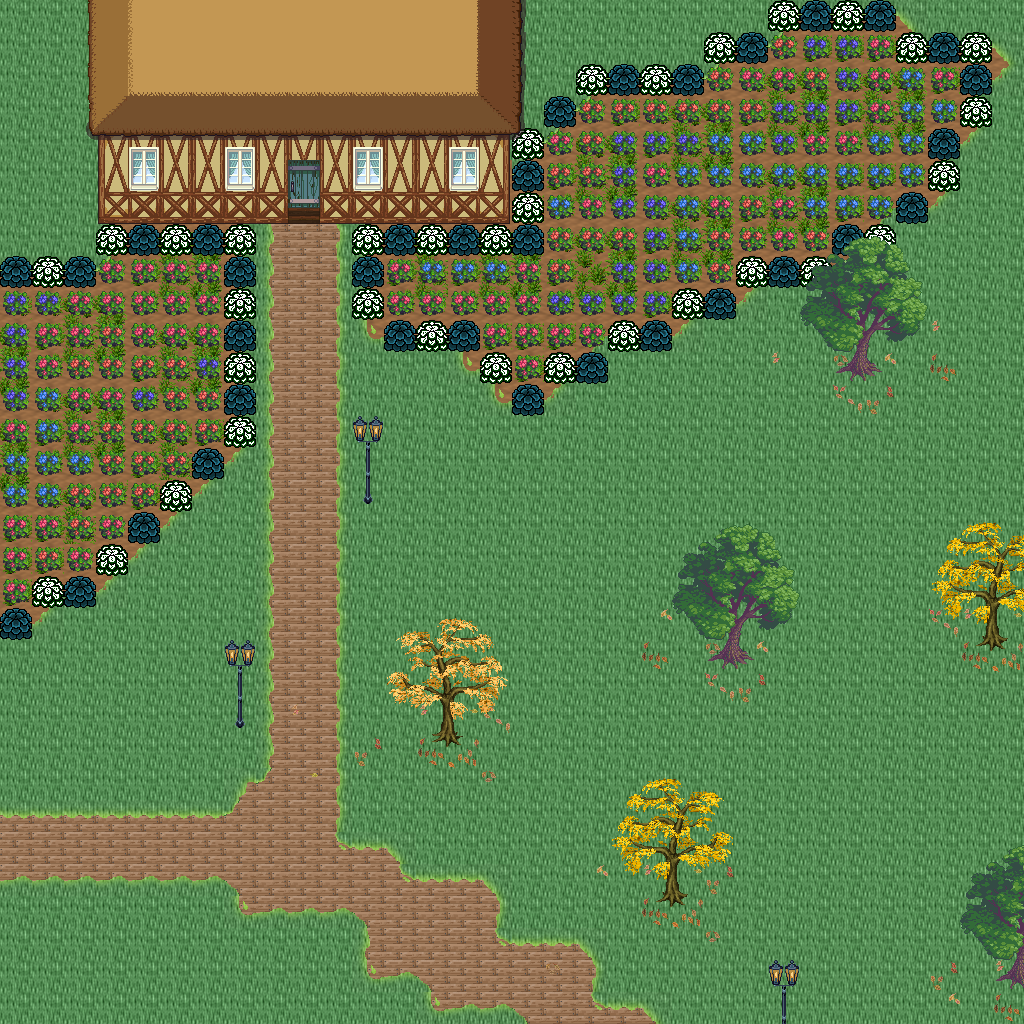

A 2D game scene composited from a Tiled map and its tileset images. What follows is a short description and the map's XML, with each tile layer's data collapsed to a summary:
An orthogonal 32x32 tile map with 32x32 px tiles, 5 tile layers (Ground, Objects, Objects2, Above, ...), 1 hidden layer not drawn, 45 tilesets.

<map version="1.10" tiledversion="1.11.0" orientation="orthogonal" renderorder="right-down" width="32" height="32" tilewidth="32" tileheight="32" infinite="0" nextlayerid="11" nextobjectid="1">
 <tileset firstgid="1" name="logic_collision" tilewidth="32" tileheight="32" tilecount="1" columns="1">
  <image source="../drawable/logic_collision.png" width="32" height="32" />
 </tileset>
 <tileset firstgid="2" name="ground_ground" tilewidth="32" tileheight="32" tilecount="33" columns="3">
  <image source="../drawable/ground_ground.png" width="96" height="352" />
 </tileset>
 <tileset firstgid="35" name="building_castle" tilewidth="32" tileheight="32" tilecount="320" columns="20">
  <image source="../drawable/building_castle.png" width="640" height="512" />
 </tileset>
 <tileset firstgid="355" name="item_weapon_cannon" tilewidth="32" tileheight="32" tilecount="12" columns="3">
  <image source="../drawable/item_weapon_cannon.png" width="96" height="128" />
 </tileset>
 <tileset firstgid="367" name="item_pot_barrels_1" tilewidth="32" tileheight="32" tilecount="8" columns="4">
  <image source="../drawable/item_pot_barrels_1.png" width="128" height="64" />
 </tileset>
 <tileset firstgid="375" name="ground_grass_edges" tilewidth="32" tileheight="32" tilecount="36" columns="12">
  <image source="../drawable/ground_grass_edges.png" width="384" height="96" />
 </tileset>
 <tileset firstgid="411" name="ground_grass_corners" tilewidth="32" tileheight="32" tilecount="24" columns="6">
  <image source="../drawable/ground_grass_corners.png" width="192" height="128" />
 </tileset>
 <tileset firstgid="435" name="plant_vine" tilewidth="32" tileheight="32" tilecount="3" columns="1">
  <image source="../drawable/plant_vine.png" width="32" height="96" />
 </tileset>
 <tileset firstgid="438" name="ground_water_pool" tilewidth="32" tileheight="32" tilecount="72" columns="3">
  <image source="../drawable/ground_water_pool.png" width="96" height="768" />
 </tileset>
 <tileset firstgid="510" name="ground_earth_edges" tilewidth="32" tileheight="32" tilecount="18" columns="6">
  <image source="../drawable/ground_earth_edges.png" width="192" height="96" />
 </tileset>
 <tileset firstgid="528" name="building_decoration_chimney" tilewidth="32" tileheight="32" tilecount="2" columns="1">
  <image source="../drawable/building_decoration_chimney.png" width="32" height="64" />
 </tileset>
 <tileset firstgid="530" name="building_decoration_chimney_big" tilewidth="32" tileheight="32" tilecount="2" columns="1">
  <image source="../drawable/building_decoration_chimney_big.png" width="32" height="64" />
 </tileset>
 <tileset firstgid="532" name="plant_tree_fall_trees" tilewidth="32" tileheight="32" tilecount="40" columns="8">
  <image source="../drawable/plant_tree_fall_trees.png" width="256" height="160" />
 </tileset>
 <tileset firstgid="572" name="plant_tree_chestnut_tree" tilewidth="32" tileheight="32" tilecount="20" columns="4">
  <image source="../drawable/plant_tree_chestnut_tree.png" width="128" height="160" />
 </tileset>
 <tileset firstgid="592" name="plant_bush_hedge" tilewidth="32" tileheight="32" tilecount="35" columns="5">
  <image source="../drawable/plant_bush_hedge.png" width="160" height="224" />
 </tileset>
 <tileset firstgid="627" name="item_statue_gazingball_statue" tilewidth="32" tileheight="32" tilecount="12" columns="3">
  <image source="../drawable/item_statue_gazingball_statue.png" width="96" height="128" />
 </tileset>
 <tileset firstgid="639" name="plant_flower_red_blue_clusters" tilewidth="32" tileheight="32" tilecount="4" columns="1">
  <image source="../drawable/plant_flower_red_blue_clusters.png" width="32" height="128" />
 </tileset>
 <tileset firstgid="643" name="ground_cobbled_paving" tilewidth="32" tileheight="32" tilecount="1" columns="1">
  <image source="../drawable/ground_cobbled_paving.png" width="32" height="32" />
 </tileset>
 <tileset firstgid="644" name="furniture_light_lamp_blue" tilewidth="32" tileheight="32" tilecount="3" columns="1">
  <image source="../drawable/furniture_light_lamp_blue.png" width="32" height="96" />
 </tileset>
 <tileset firstgid="647" name="light_dim_light_7x5" tilewidth="32" tileheight="32" tilecount="35" columns="7">
  <image source="../drawable/light_dim_light_7x5.png" width="224" height="160" />
 </tileset>
 <tileset firstgid="682" name="light_light_5x5" tilewidth="32" tileheight="32" tilecount="25" columns="5">
  <image source="../drawable/light_light_5x5.png" width="160" height="160" />
 </tileset>
 <tileset firstgid="707" name="plant_leaves" tilewidth="32" tileheight="32" tilecount="8" columns="4">
  <image source="../drawable/plant_leaves.png" width="128" height="64" />
 </tileset>
 <tileset firstgid="715" name="plant_flower_flowers_mixed" tilewidth="32" tileheight="32" tilecount="16" columns="4">
  <image source="../drawable/plant_flower_flowers_mixed.png" width="128" height="128" />
 </tileset>
 <tileset firstgid="731" name="plant_bush_large_green" tilewidth="32" tileheight="32" tilecount="9" columns="3">
  <image source="../drawable/plant_bush_large_green.png" width="96" height="96" />
 </tileset>
 <tileset firstgid="740" name="plant_bush_hosta" tilewidth="32" tileheight="32" tilecount="9" columns="3">
  <image source="../drawable/plant_bush_hosta.png" width="96" height="96" />
 </tileset>
 <tileset firstgid="749" name="item_statue_fairypool" tilewidth="32" tileheight="32" tilecount="16" columns="2">
  <image source="../drawable/item_statue_fairypool.png" width="64" height="256" />
 </tileset>
 <tileset firstgid="765" name="item_statue_grey_stone" tilewidth="32" tileheight="32" tilecount="4" columns="2">
  <image source="../drawable/item_statue_grey_stone.png" width="64" height="64" />
 </tileset>
 <tileset firstgid="769" name="item_statue_plants_potted_stone" tilewidth="32" tileheight="32" tilecount="6" columns="3">
  <image source="../drawable/item_statue_plants_potted_stone.png" width="96" height="64" />
 </tileset>
 <tileset firstgid="775" name="plant_flower_daisy_blue" tilewidth="32" tileheight="32" tilecount="8" columns="2">
  <image source="../drawable/plant_flower_daisy_blue.png" width="64" height="128" />
 </tileset>
 <tileset firstgid="783" name="plant_flower_daisy_red" tilewidth="32" tileheight="32" tilecount="8" columns="2">
  <image source="../drawable/plant_flower_daisy_red.png" width="64" height="128" />
 </tileset>
 <tileset firstgid="791" name="plant_flower_daisy_white" tilewidth="32" tileheight="32" tilecount="8" columns="2">
  <image source="../drawable/plant_flower_daisy_white.png" width="64" height="128" />
 </tileset>
 <tileset firstgid="799" name="plant_flower_daisy_yellow" tilewidth="32" tileheight="32" tilecount="8" columns="2">
  <image source="../drawable/plant_flower_daisy_yellow.png" width="64" height="128" />
 </tileset>
 <tileset firstgid="807" name="furniture_chair_bench_white" tilewidth="32" tileheight="32" tilecount="8" columns="2">
  <image source="../drawable/furniture_chair_bench_white.png" width="64" height="128" />
 </tileset>
 <tileset firstgid="815" name="plant_bush_bricked_bushes" tilewidth="32" tileheight="32" tilecount="6" columns="2">
  <image source="../drawable/plant_bush_bricked_bushes.png" width="64" height="96" />
 </tileset>
 <tileset firstgid="821" name="plant_stump_small_stump" tilewidth="32" tileheight="32" tilecount="4" columns="2">
  <image source="../drawable/plant_stump_small_stump.png" width="64" height="64" />
 </tileset>
 <tileset firstgid="825" name="item_firewood" tilewidth="32" tileheight="32" tilecount="12" columns="3">
  <image source="../drawable/item_firewood.png" width="96" height="128" />
 </tileset>
 <tileset firstgid="837" name="item_campfires" tilewidth="32" tileheight="32" tilecount="2" columns="2">
  <image source="../drawable/item_campfires.png" width="64" height="32" />
 </tileset>
 <tileset firstgid="839" name="building_wall_int_sandstone" tilewidth="32" tileheight="32" tilecount="15" columns="3">
  <image source="../drawable/building_wall_int_sandstone.png" width="96" height="160" />
 </tileset>
 <tileset firstgid="854" name="logic_creature_rodent" tilewidth="32" tileheight="32" tilecount="8" columns="8">
  <image source="../drawable/logic_creature_rodent.png" width="256" height="32" />
 </tileset>
 <tileset firstgid="862" name="ground_ground_3" tilewidth="32" tileheight="32" tilecount="5" columns="5">
  <image source="../drawable/ground_ground_3.png" width="160" height="32" />
 </tileset>
 <tileset firstgid="867" name="building_cottage" tilewidth="32" tileheight="32" tilecount="256" columns="16">
  <image source="../drawable/building_cottage.png" width="512" height="512" />
 </tileset>
 <tileset firstgid="1123" name="building_roof_thatched_roof" tilewidth="32" tileheight="32" tilecount="256" columns="16">
  <image source="../drawable/building_roof_thatched_roof.png" width="512" height="512" />
 </tileset>
 <tileset firstgid="1379" name="building_door_doors" tilewidth="32" tileheight="32" tilecount="256" columns="16">
  <image source="../drawable/building_door_doors.png" width="512" height="512" />
 </tileset>
 <tileset firstgid="1635" name="building_window_windows" tilewidth="32" tileheight="32" tilecount="256" columns="16">
  <image source="../drawable/building_window_windows.png" width="512" height="512" />
 </tileset>
 <tileset firstgid="1891" name="logic_portal" tilewidth="32" tileheight="32" tilecount="24" columns="8">
  <image source="../drawable/logic_portal.png" width="256" height="96" />
 </tileset>
 <layer id="1" name="Ground" width="32" height="32">
  <data>[1024 cells, 992 non-empty, 4 distinct tile ids]</data>
 </layer>
 <layer id="2" name="Objects" width="32" height="32">
  <data>[1024 cells, 367 non-empty, 37 distinct tile ids]</data>
 </layer>
 <layer id="3" name="Objects2" width="32" height="32">
  <data>[1024 cells, 264 non-empty, 16 distinct tile ids]</data>
 </layer>
 <layer id="4" name="Above" width="32" height="32">
  <data>[1024 cells, 165 non-empty, 70 distinct tile ids]</data>
 </layer>
 <layer id="5" name="Above2" width="32" height="32">
  <data>[1024 cells, 0 non-empty, 0 distinct tile ids]</data>
 </layer>
 <layer id="6" name="Walkable" width="32" height="32" visible="0">
  <data>[1024 cells, 322 non-empty, 1 distinct tile ids]</data>
 </layer>
 <objectgroup id="7" name="Mapevents" />
 <objectgroup id="8" name="Spawn" />
 <objectgroup id="9" name="Keys" />
 <objectgroup id="10" name="Replace" />
</map>
